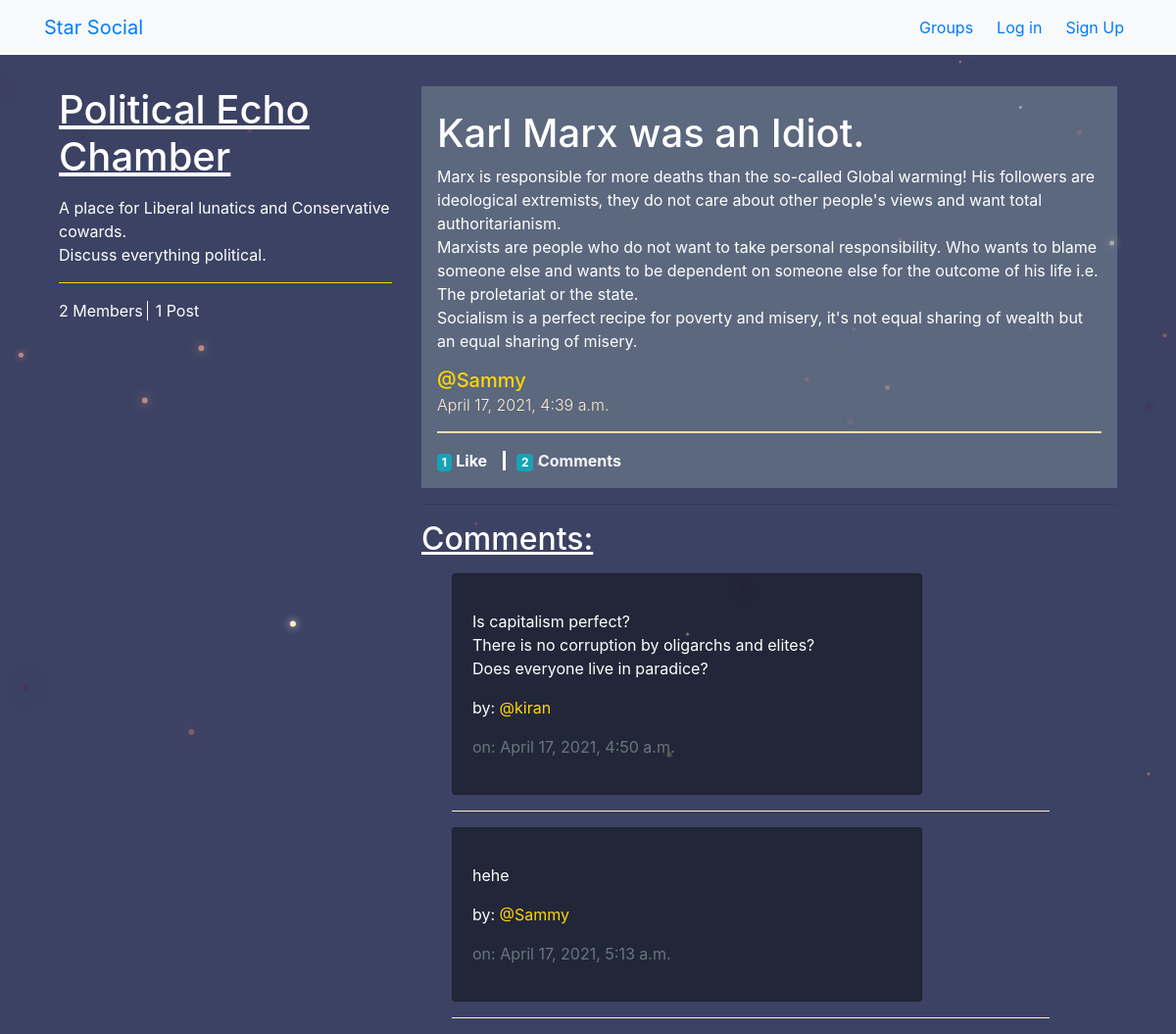
Screenshot of /posts/by/Sammy/39/ with the database file from the repository.
### posts/models.py (models this page shows, shortened)
class Post(models.Model):
    user            = models.ForeignKey(User, related_name='author', on_delete=models.CASCADE)
    created_on      = models.DateTimeField(auto_now=True)
    message         = models.TextField()
    message_html    = models.TextField(editable=False)
    likes           = models.ManyToManyField(User, related_name='likes', blank=True)
    group           = models.ForeignKey(Group, related_name='groupposts', null=True, blank=True, on_delete=models.CASCADE)
    class Meta:
        ordering = ['-created_on']
        unique_together = ['user', 'message']

class Comments(models.Model):
    post        = models.ForeignKey(Post, related_name='comments', on_delete=models.CASCADE)
    author      = models.ForeignKey(User, editable=False, related_name='my_comments', on_delete=models.CASCADE)
    text        = models.TextField(max_length=200)
    created_on  = models.DateTimeField(auto_now=True)
    class Meta:
        ordering = ['created_on']

### groups/models.py (models this page shows, shortened)
class Group(models.Model):
    name             = models.CharField(max_length=255, unique=True)
    slug             = models.SlugField(allow_unicode=True, unique=True)
    description      = models.TextField(blank=True, default='')
    description_html = models.TextField(editable=False, default='', blank=True)
    members          = models.ManyToManyField(User, through='GroupMember')               # One group can hav many users & vice-versa.
    created_by       = models.ForeignKey(User, related_name='admin', on_delete=models.DO_NOTHING, null=True)
    def get_absolute_url(self):
        return reverse('groups:single', kwargs={'slug':self.slug})

### posts/views.py (the view, shortened to what this page needs)
# urls.py: re_path(r"^by/(?P<username>[-\w]+)/(?P<pk>[\d]+)/$", views.PostDetail.as_view(), name='single'),
class PostDetail(SelectRelatedMixin, gen.DetailView, MultipleObjectMixin):
    model = models.Post
    select_related = ('user', 'group')
    paginate_by = 8
    def get_context_data(self, **kwargs):
        comment_list = models.Comments.objects.filter(post=self.object)
        context = super(PostDetail, self).get_context_data(object_list=comment_list, **kwargs)
        return context
    def get_queryset(self):
        queryset = super().get_queryset()
        return queryset.filter(user__username__iexact=self.kwargs.get('username'))

### posts/templates/posts/post_detail.html (shortened to what this page needs)
{% extends 'posts/post_base.html' %}
{% block prepost %}
    <div class="col-md-4 mt-3">
        <a href="{{ post.group.get_absolute_url }}">
            <h1 style="color: white;"><u>{{ post.group.name }}</u></h1>
        </a>
        <div class="mb-1">
            <p>{{ post.group.description_html|safe }}</p>
            <hr style="border-color: gold;">
        </div>
        <div class="inline-flex">
            <span> {{post.group.members.count}} Member{{post.group.members.count|pluralize}}</span>
            <span style="border-left:solid 0.5mm white; padding-left:2mm">{{ post.group.groupposts.count}} Post{{ post.group.groupposts.count|pluralize}}</span>
        </div>
    </div>
{% endblock prepost %}
{% block post_content %}
    <div class="col-md-8 mt-3">
        {% include 'posts/_post.html' with trunc=True %}
    <hr>
        <h2><u>Comments:</u></h2>
        <div class="container ml-3 mt-3" style="width: 40rem;">
            {% for comment in object_list %}
                <div class="card" style="width: 30em; background-color: rgba(0, 0, 0, 0.425);">
                    <div class="card-body">
                        <p class="card-text">{{ comment.text|safe|linebreaks }}</p>
                        <p>by: <a href="{% url 'posts:for_user' username=comment.author %}" style="color: gold;">@{{ comment.author }}</a></p>
                        <p class="text-muted">on: {{ comment.created_on }}</p>
                    </div>
                </div>
                    <hr style="border-color: blanchedalmond;">
                    {% empty %}
                    <h2>Be first to comment!</h2>
            {% endfor %}
        </div>
    </div>
{% endblock post_content %}

### posts/templates/posts/_post.html (shortened to what this page needs)
<div class="post media mb-3 p-3" style=" background-color: rgba(112, 128, 144, 0.61);">
    <div class="media-body" style="opacity: 100%;">
        {% if not trunc %}
            <h3>{{ post.message_html|safe|truncatechars_html:400 }}</h3>
        {% else %}
            <h3>{{ post.message_html|safe }}</h3>
        {% endif %}
        <h5>
            <span class="username">
                <a style="color: gold;" href="{% url 'posts:for_user'  username=post.user.username %}">
                    @{{post.user.username}}
                </a>
            </span><br>
            <time class="time">
                <a href="{% url 'posts:single' username=post.user.username pk=post.pk %}">
                    <small class="font-weight-light" style="color: blanchedalmond;">{{ post.created_on }}</small>
                </a>
            </time>
        </h5>
        <hr style="border: solid 0.5mm wheat;">
        <div class="mt-3">
            <a href="{% url 'posts:like-toggle' username=post.user.username pk=post.pk %}" style="color: white; padding-right: 3mm;">
                <span class="badge badge-info">{{ post.likes.count }} </span>
                <b>Like{{ post.likes.count|pluralize }}</b>
            </a>
            <a href="{% url 'posts:comment' pk=post.pk %}" style="color: whitesmoke; border-left: solid white; padding-left: 3mm;">
                <span class="badge badge-info">{{ post.comments.count }}</span>
                <b>Comment{{ post.comments.count|pluralize }}</b>
            </a>
        </div>
    </div>
</div>

### static/starsocial/CSS/master.css (style rules this page uses)
body { margin: 0; overflow: scroll; background-color: rgba(2, 10, 53, 0.767); }

### templates/accounts/base.html (style rules this page uses)
body { margin: 0; padding: 0; overflow-y: auto; overflow-x:hidden; color: white; }

### rows the page displays
Post: group.name "Political Echo Chamber", group.description_html "A place for Liberal lunatics and Conservative cowards. Discuss everything political.", group.members.count "2", group.groupposts.count "1", message_html "Karl Marx was an Idiot. Marx is responsible for more deaths than the so-called Global warming! His followers are ideological extremists, they do not care about other people's views and want total authoritarianism. Marxists are people who do not want to take personal responsibility. Who wants to blame someone else and wants to be dependent on someone else for the outcome of his life i.e. The proletariat or the state. Socialism is a perfect recipe for poverty and misery, it's not equal sharing of wealth but an equal sharing of misery.", user.username "Sammy", created_on "April 17, 2021, 4:39 a.m.", likes.count "1", comments.count "2"
Comments: text "Is capitalism perfect? There is no corruption by oligarchs and elites? Does everyone live in paradice?", author "kiran", created_on "April 17, 2021, 4:50 a.m."
Comments: text "hehe", author "Sammy", created_on "April 17, 2021, 5:13 a.m."
